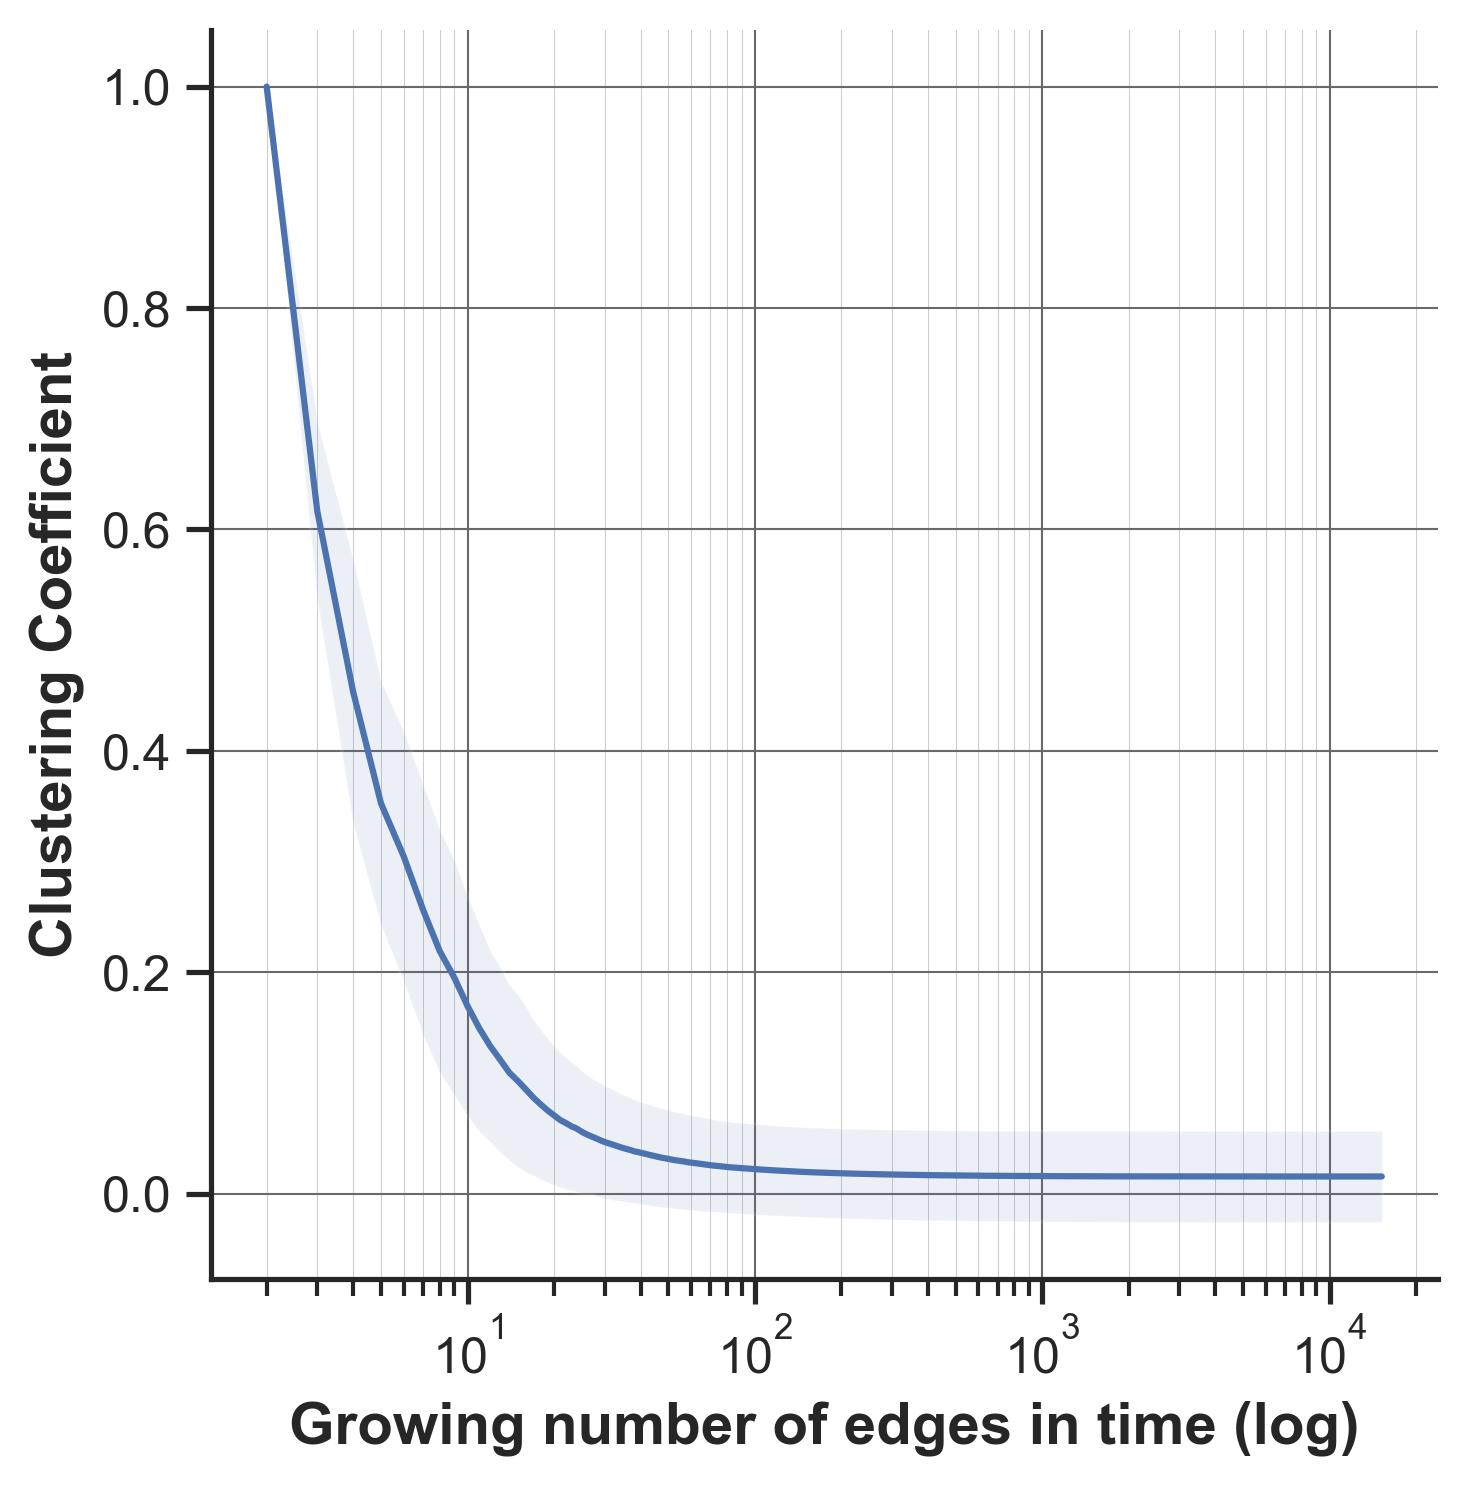

Python code for this plot:
import pandas as pd

import matplotlib.pyplot as plt
import seaborn as sns

DATA_INPUT_FILE = './fig5_data.csv'
FIG_OUTPUT_FILE = './fig5b.jpeg'

def main():
    df = pd.read_csv(DATA_INPUT_FILE)
    df = df[df.measure == 'clust_coeff']

    plt.figure(figsize=(6, 6))
    sns.set_theme(style='ticks', palette='deep')

    g = sns.relplot(
            data=df,
            x='t',
            y='mean',
            kind='line')

    g.ax.set_xscale('log')
    plt.fill_between(
        x=list(df.t),
        y1=list(df['mean'] - df['std']),
        y2=list(df['mean'] + df['std']),
        alpha=.1
        )

    g.ax.tick_params(axis='both', labelsize=12)
    g.ax.xaxis.grid(True, 'major', linewidth=.5, color='dimgray')
    g.ax.xaxis.grid(True, "minor", linewidth=.25)
    g.ax.yaxis.grid(True, 'major', linewidth=.5, color='dimgray')

    g.ax.set_xlabel('Growing number of edges in time (log)', fontsize=14, fontweight='bold')
    g.ax.set_ylabel('Clustering Coefficient', fontsize=14, fontweight='bold')

    plt.savefig(FIG_OUTPUT_FILE, dpi=300, bbox_inches='tight')


if __name__ == '__main__':
    main()
